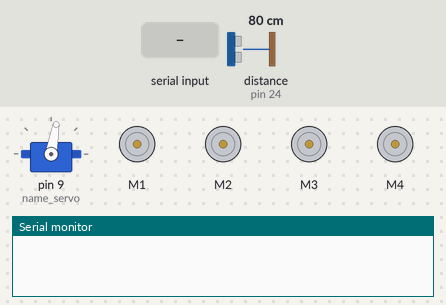
Recording of a sketch running on a simulated Arduino Mega 2560, built with avr-gcc and run on an emulated ATmega2560. Shown: servo, 4 × DC motor (green arrow = forward, orange = backward, longer = faster), the last lines printed to the serial monitor. The inputs (shaded band) are chosen by the test bench; at power-on: distance to the obstacle (sensor on pin 24) 80 cm. The echo pulse lasts 58.3 µs per cm.

Above: at 4.2 s.
4.3 s: "F" received over the second serial link
At 5.1 s:
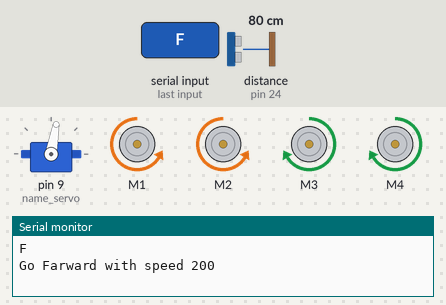
5.8 s: "A" received over the second serial link
At 7.1 s:
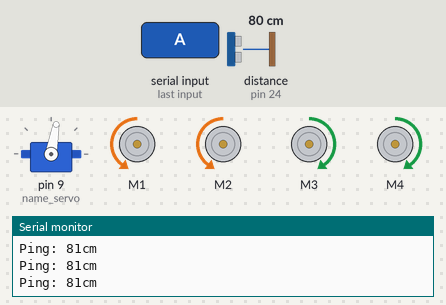
7.4 s: "M" received over the second serial link
At 8.1 s:
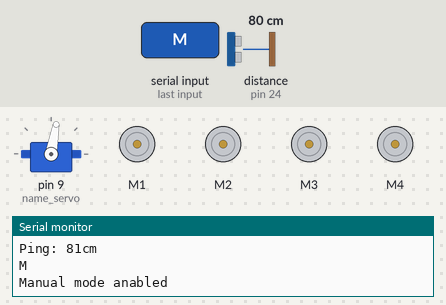
9.0 s: "B" received over the second serial link
At 9.3 s:
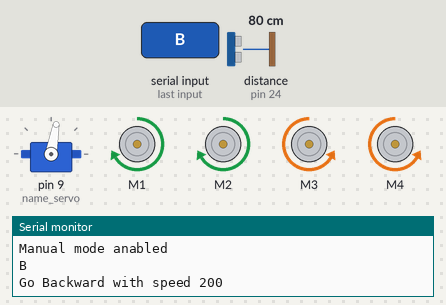
10.5 s: "L" received over the second serial link
At 11.0 s:
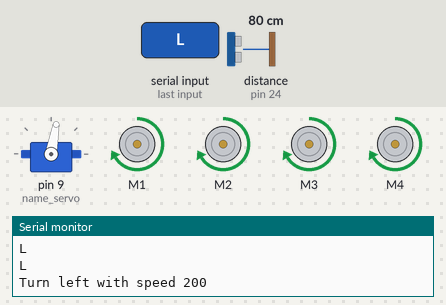
12.6 s: "R" received over the second serial link
At 13.1 s:
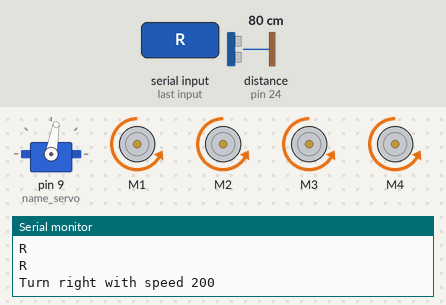
Timing chart, 0 to 15.6 s (numbered marks = the images above; inputs shaded):
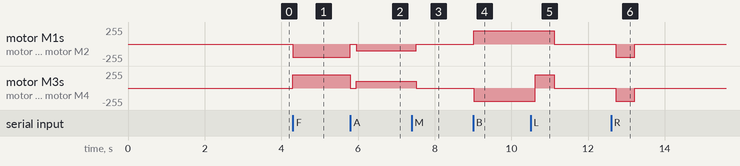

Measured:
- after the input at 4.3 s, motor M1, motor M2: stopped → backward 200/255 at once; motor M3, motor M4: stopped → forward 200/255 at once
- after the input at 5.8 s, motor M1, motor M2: backward 200/255 → stopped at once, → backward 100/255 0.16 s later; motor M3, motor M4: forward 200/255 → stopped at once, → forward 100/255 0.16 s later
- after the input at 7.4 s, motor M1, motor M2: backward 100/255 → stopped after 0.12 s; motor M3, motor M4: forward 100/255 → stopped after 0.12 s
- after the input at 9.0 s, motor M1, motor M2: stopped → forward 200/255 at once; motor M3, motor M4: stopped → backward 200/255 at once
- after the input at 10.5 s, motor M1, motor M2: forward 200/255 → stopped after 0.62 s; motor M3, motor M4: backward 200/255 → forward 200/255 after 0.12 s, → stopped 0.50 s later
- after the input at 12.6 s, motor M1–4: stopped → backward 200/255 after 0.12 s, → stopped 0.50 s later

The sketch:

RobotCarV1.0.ino
```cpp
#include <AFMotor.h>
#include <NewPing.h>
#include <Servo.h>

#define TRIGGER_PIN 22    // Arduino pin tied to trigger pin on the ultrasonic sensor.
#define ECHO_PIN 24       // Arduino pin tied to echo pin on the ultrasonic sensor.
#define MAX_DISTANCE 400  // Maximum distance we want to ping for (in centimeters). Maximum sensor distance is rated at 400-500cm.

enum CarStatusIs
{
  starting,
  normal,
  obstacleFound
};

enum TurnCarOnThe
{
  right,
  left
};

AF_DCMotor motorFL(1);
AF_DCMotor motorRL(2);
AF_DCMotor motorFR(3);
AF_DCMotor motorRR(4);

NewPing sonar(TRIGGER_PIN, ECHO_PIN, MAX_DISTANCE);
Servo name_servo;
CarStatusIs currentStatus;
String message;
boolean autoMode = false;

void setup()
{
  Serial.begin(115200);
  Serial3.begin(9600);

  name_servo.attach (9);
  StartAutomaticMode();
}

void StartAutomaticMode()
{
  Brake();

  LookAhead();

  currentStatus = starting;

  delay(3000);
}

void loop()
{
  ReadNextCommandFromBlueTooth();

  if(autoMode == false)
  {
    ReadNextDirectionFromBlueTooth();
  }
  else
  {
    if(GetDistance() <= 20)
      currentStatus = obstacleFound;

    switch(currentStatus)
    {
      case starting:
        currentStatus = normal;
        GoFarward(100);
        break;

      case normal:
        currentStatus = normal;
        GoFarward(100);
        break;

      case obstacleFound:
        HandleObstacle();
        break;
    }
  }
}

void Brake()
{
  motorFL.run(RELEASE);
  motorRL.run(RELEASE);
  motorFR.run(RELEASE);
  motorRR.run(RELEASE);
}

void GoFarward(int wait, int maxSpeed)
{
  uint8_t i;

  motorFL.run(BACKWARD);
  motorRL.run(BACKWARD);
  motorFR.run(FORWARD);
  motorRR.run(FORWARD);
  for (i=0; i<maxSpeed; i++)
  {
    SetMotorsSpeed(i);
    delay(wait);
  }
}

void GoFarward(int maxSpeed)
{
  SetMotorsSpeed(maxSpeed);
  motorFL.run(BACKWARD);
  motorRL.run(BACKWARD);
  motorFR.run(FORWARD);
  motorRR.run(FORWARD);
}


void GoBackward(int wait, int maxSpeed)
{
  uint8_t i;

  motorFL.run(FORWARD);
  motorRL.run(FORWARD);
  motorFR.run(BACKWARD);
  motorRR.run(BACKWARD);
  for (i=maxSpeed; i!= 0; i--)
  {
    SetMotorsSpeed(i);
    delay(wait);
  }
}

void GoBackward(int maxSpeed)
{
  SetMotorsSpeed(maxSpeed);
  motorFL.run(FORWARD);
  motorRL.run(FORWARD);
  motorFR.run(BACKWARD);
  motorRR.run(BACKWARD);
}

void TurnRight(int wait, int maxSpeed)
{
  SetMotorsSpeed(maxSpeed);
  motorFL.run(BACKWARD);
  motorRL.run(BACKWARD);
  motorFR.run(BACKWARD);
  motorRR.run(BACKWARD);

  delay(wait);

  Brake();
}

void TurnLeft(int wait, int maxSpeed)
{
  SetMotorsSpeed(maxSpeed);
  motorFL.run(FORWARD);
  motorRL.run(FORWARD);
  motorFR.run(FORWARD);
  motorRR.run(FORWARD);

  delay(wait);

  Brake();
}

void SetMotorsSpeed(int maxSpeed)
{
  motorFL.setSpeed(maxSpeed);
  motorRL.setSpeed(maxSpeed);
  motorFR.setSpeed(maxSpeed);
  motorRR.setSpeed(maxSpeed);
}

void HandleObstacle()
{
  Brake();

  delay(1000);

  GoBackward(100);
  delay(1000);

  Brake();

  delay(1000);

  if(WhereDoITurn() == left)
    TurnLeft(500, 200);
  else
    TurnRight(500, 200);

  delay(2000);

  currentStatus = starting;
}

unsigned int GetDistance()
{
  delay(50);
  unsigned int uS = sonar.ping(); // Send ping, get ping time in microseconds (uS).
  unsigned int valueDist = uS / US_ROUNDTRIP_CM;    // Convert ping time to distance in cm

  Serial.print("Ping: ");
  Serial.print(valueDist);
  Serial.println("cm");

  return valueDist;
}

TurnCarOnThe WhereDoITurn()
{
  LookOnTheLeft();
  delay(2000);
  unsigned int leftDistance = GetDistance();

  LookOnTheRight();
  delay(2000);
  unsigned int rightDistance = GetDistance();

  LookAhead();
  delay(2000);

  if(leftDistance >= rightDistance)
    return left;

  return right;
}

void LookAhead()
{
   name_servo.write(80);
}

void LookOnTheLeft()
{
    name_servo.write(160);
}

void LookOnTheRight()
{
  name_servo.write(0);
}

void ReadNextCommandFromBlueTooth()
{
  while(Serial3.available()){
    message+=char(Serial3.read());
  }

  if(!Serial3.available() && message!="")
  {
    Serial.println(message);

    if(message.startsWith("M"))
    {
      Serial.println("Manual mode anabled");
      autoMode = false;
      Brake();
      message="";
    }

    if(message.startsWith("A"))
    {
      Serial.println("Automatic mode anabled");
      autoMode = true;
      Brake();
      currentStatus = starting;
      message="";
    }
  }

  delay(100);
}


void ReadNextDirectionFromBlueTooth()
{
  while(Serial3.available()){
    message+=char(Serial3.read());
  }

  if(!Serial3.available() && message!="")
  {
    Serial.println(message);

    if(message.startsWith("F"))
    {
      Serial.println("Go Farward with speed 200");
      GoFarward(200);
    }

    if(message.startsWith("B"))
    {
      Serial.println("Go Backward with speed 200");
      GoBackward(200);
    }

    if(message.startsWith("L"))
    {
      Serial.println("Turn left with speed 200");
      TurnLeft(500, 200);
    }

    if(message.startsWith("R"))
    {
      Serial.println("Turn right with speed 200");
      TurnRight(500, 200);
    }

    if(message.startsWith("S"))
    {
      Serial.println("Brake the car!");
      Brake();
    }
  }

  message="";
  delay(100);
}
```
